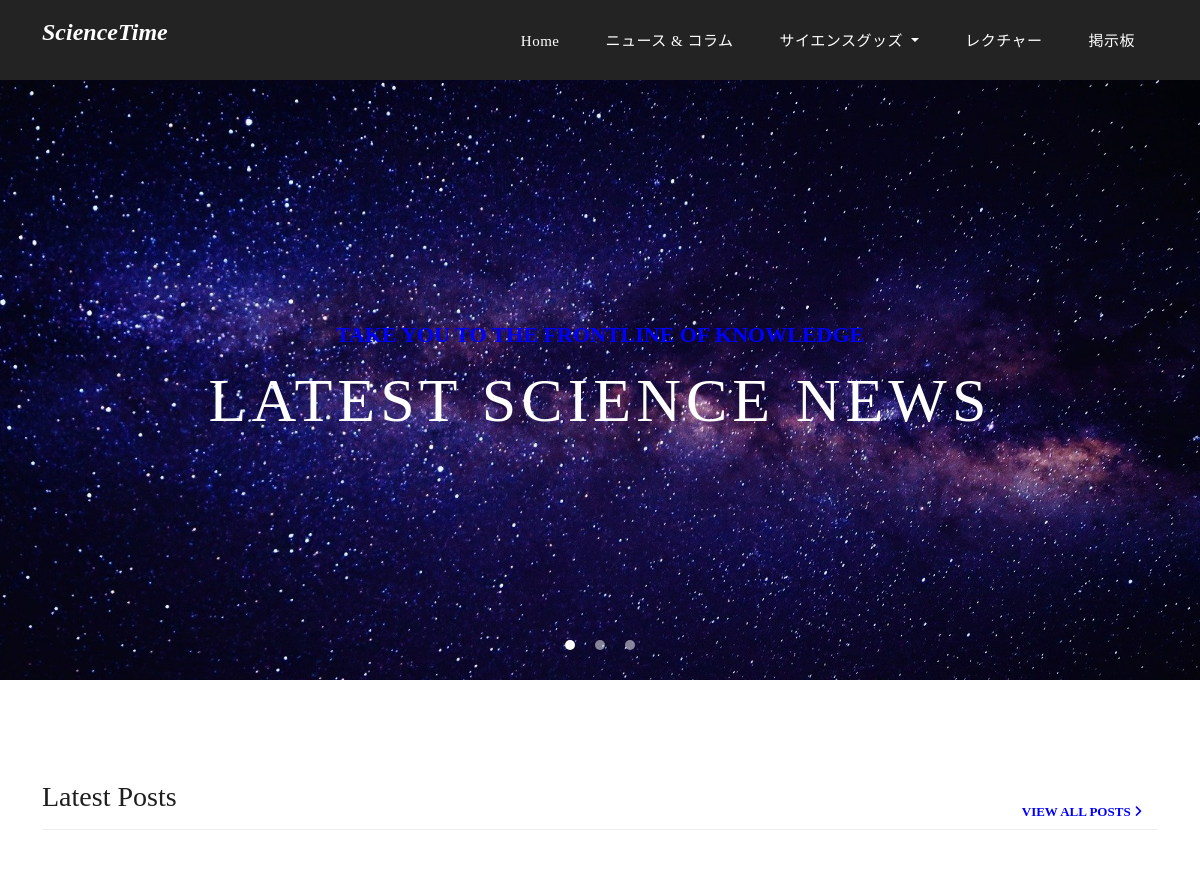
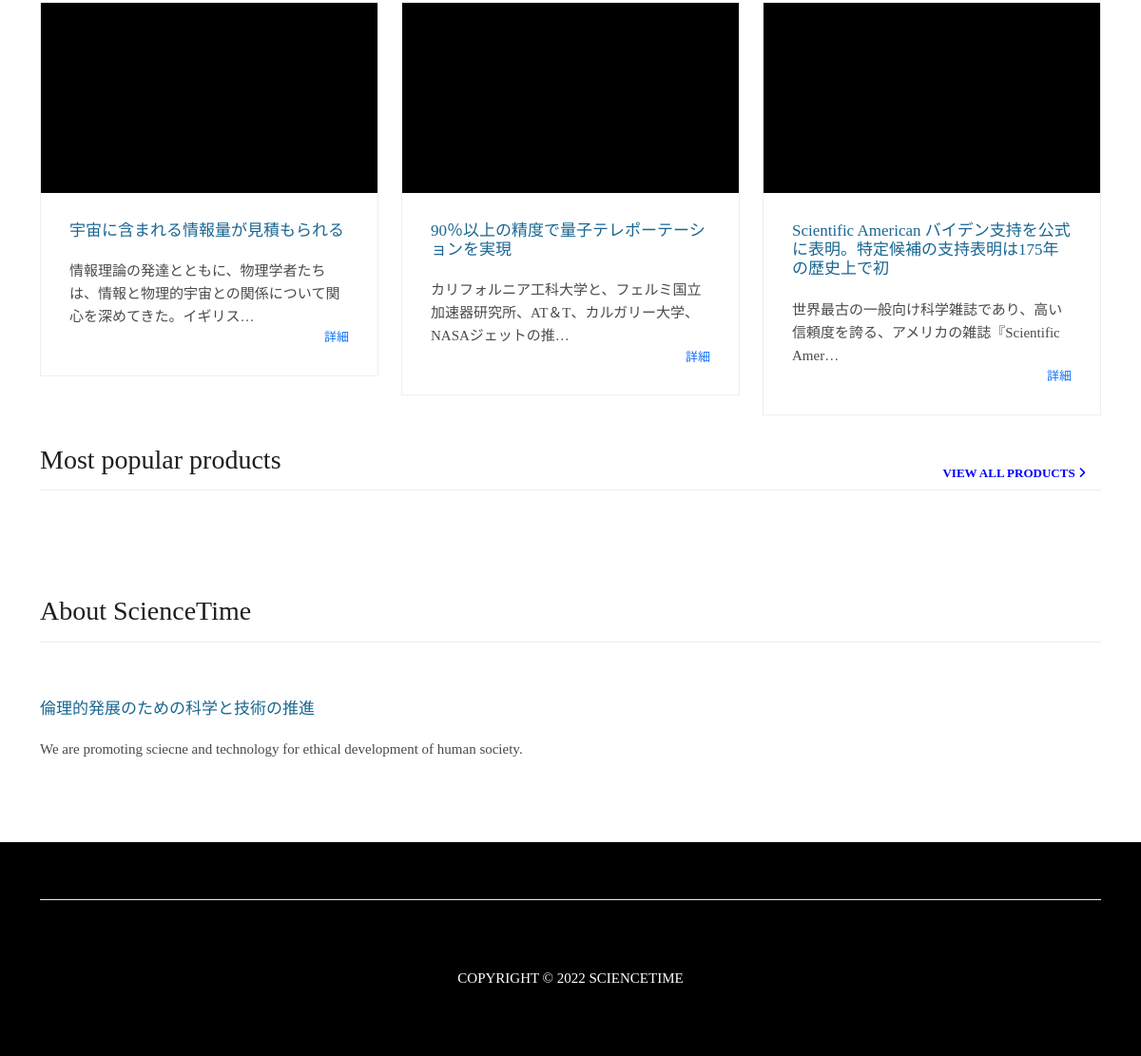
The page / on the database its author committed (2 pictures, top to bottom).
### website/models.py (models this page shows, shortened)
class Post(models.Model):
    title = models.CharField(max_length=100,  verbose_name='タイトル')
    header_image = models.ImageField(null=True, blank=True, upload_to="images/post/header", verbose_name='ヘッダー画像')
    image_url = models.CharField(max_length=255, null=True, blank = True, verbose_name='画像url')
    author = models.ForeignKey(User, on_delete=models.CASCADE)
    content = models.TextField(default='' , verbose_name='内容')
    abstract = models.TextField(max_length=255, blank=True, verbose_name='概略')
    category = models.CharField(max_length=255, default='others')
    post_date = models.DateTimeField()
    update_date = models.DateTimeField(verbose_name='更新日時', auto_now=True)
    post_tags = TaggableManager(blank=True,verbose_name='タグ')
    views = models.PositiveIntegerField(default=0, null=True, blank=True)
    state = models.CharField(max_length=255, default='published')

### website/views.py (the view)
# urls.py: path('', HomeView.as_view(), name="index"),
class HomeView(ListView):
   model = Post
   template_name = 'index.html'
   def get_context_data(self):
        context={}
        product_list = Product.objects.all()
        post_list = Post.objects.all()
        context["product_list"] = product_list
        context["post_list"] = post_list
        return context

### website/templates/index.html (shortened to what this page needs)
{% extends 'base.html' %}
{% load static %}
{% block content %}
    <div class="banner header-text">
      <div class="owl-banner owl-carousel">
        <div class="banner-item-01">
          <div class="text-content">
            <h4>Take you to the frontline of knowledge</h4>
            <h2>Latest Science News</h2>
          </div>
        </div>
      </div>
    </div>
    <div class="latest-products">
      <div class="container">
        <div class="row">
          <div class="col-md-12">
            <div class="section-heading">
              <h2>Latest Posts</h2>
              <a class="nav-link" href="{% url 'posts' %}">view all posts <i class="fa fa-angle-right"></i></a>
            </div>
          </div>
          {% for post in post_list|slice:":3" %}
          <div class="col-md-4">
            <div class="product-item">
              <div class="image-content">
              </div>
              <div class="down-content">
                <a href="{% url 'post_detail' post.pk %}"><h4>{{ post.title }}</h4></a>
                <p>{{ post.abstract |truncatechars:50}}</p>
                <span><a href="{% url 'post_detail' post.pk %}">詳細</a></span>
              </div>
            </div>
          </div>
         {% endfor %}
        </div>
      </div>
      <div class="container">
        <div class="row">
          <div class="col-md-12">
            <div class="section-heading">
              <h2>Most popular products</h2>
              <a class="nav-link" href="{% url 'products' %}">view all products <i class="fa fa-angle-right"></i></a>
            </div>
          </div>
        </div>
      </div>
    </div>
    <div class="best-features">
      <div class="container">
        <div class="row">
          <div class="col-md-12">
            <div class="section-heading">
              <h2>About ScienceTime</h2>
            </div>
          </div>
          <div class="col-md-6">
            <div class="left-content">
              <h4>倫理的発展のための科学と技術の推進</h4>
              <p>
                We are promoting sciecne and technology for ethical development of human society.
              </p>
            </div>
          </div>
          <div class="col-md-6">
            <div class="right-image">
            </div>
          </div>
        </div>
      </div>
    </div>
{% endblock %}

### static/website/css/ST.css (style rules this page uses)
body { font-family: Palatino, "Palatino Linotype", "Palatino LT STD", "Book Antiqua", Georgia, serif; overflow-x: hidden; text-rendering: optimizeLegibility; -webkit-font-smoothing: antialiased; -moz-osx-font-smoothing: grayscale; }
p { margin:10px 0 10px; font-size: 15px; color: #4a4a4a; line-height: 24px; }
a { text-decoration: none!important; }
h1,h2,h3,h4,h5,h6 { margin: 0px; }
.section-heading { text-align: left; margin-bottom: 60px; border-bottom: 1px solid #eee; }
.section-heading h2 { font-size: 28px; font-weight: 400; color: #1e1e1e; margin-bottom: 15px; }
.banner { position: relative; text-align: center; padding-top: 80px; }
.banner-item-01 { padding: 300px 0px; background-image: url(../images/slide_01.jpg); background-size: cover; background-repeat: no-repeat; background-position: center center; }
.banner .text-content { position: absolute; top: 50%; transform: translateY(-50%); text-align: center; width: 100%; }
.banner .text-content h4 { color: blue; font-size: 22px; text-transform: uppercase; font-weight: 700; margin-bottom: 15px; }
.banner .text-content h2 { color: #fff; font-size: 62px; text-transform: uppercase; letter-spacing: 5px; }
.latest-products { margin-top: 100px; }
.latest-products .section-heading a { float: right; margin-top: -35px; text-transform: uppercase; font-size: 13px; font-weight: 700; color: blue; }
.product-item { border: 1px solid #eee; margin-bottom: 30px; max-height: 600px; }
.product-item .down-content { padding: 30px; position: relative; }
.product-item .down-content h4 { font-size: 17px; color: #1a6692; margin-bottom: 20px; }
.product-item .down-content p { margin-bottom: 20px; }
.product-item .down-content span { position: absolute; right: 30px; bottom: 30px; font-size: 13px; color: blue; font-weight: 500; }
.best-features { margin-top: 50px; }
.best-features .container .row { border-bottom: 1px solid #eee; padding-bottom: 60px; }
.best-features h4 { font-size: 17px; color: #1a6692; margin-bottom: 20px; }
.best-features p { margin-bottom: 25px; }
.image-content { width: 100%; height: 200px; text-align: center; background-color: black; }

### rows shown on the page
Post: title "宇宙に含まれる情報量が見積もられる", abstract "情報理論の発達とともに、物理学者たちは、情報と物理的宇宙との関係について関心を深めてきた。イギリス…"
Post: title "90％以上の精度で量子テレポーテーションを実現", abstract "カリフォルニア工科大学と、フェルミ国立加速器研究所、AT＆T、カルガリー大学、NASAジェットの推…"
Post: title "Scientific American バイデン支持を公式に表明。特定候補の支持表明は175年の歴史上で初", abstract "世界最古の一般向け科学雑誌であり、高い信頼度を誇る、アメリカの雑誌『Scientific Amer…"
